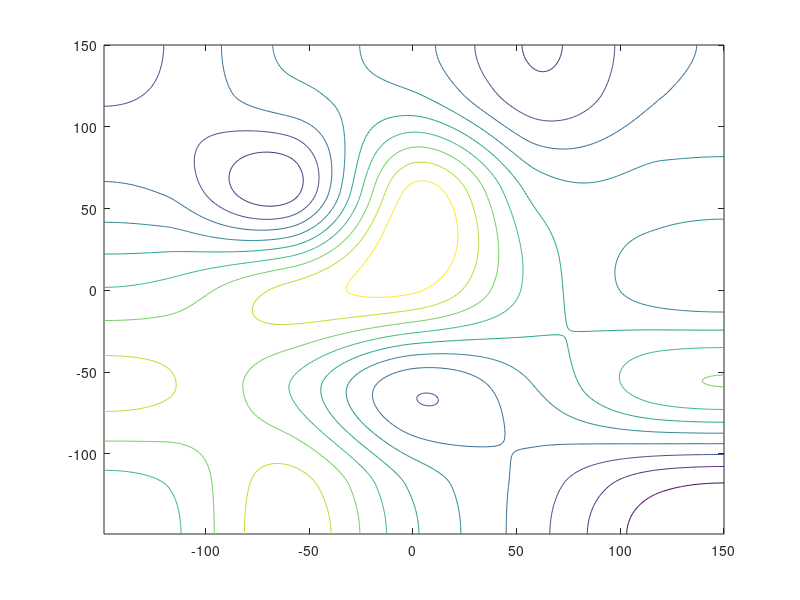

The MATLAB script that drew this image:
global X Y Z
im=rand(5);
im=imresize(im,[300,300]);
[X,Y]=meshgrid(1:300,1:300);
Z=im;
X=X-150;
Y=Y-150;
%imagesc(im);
contour(X,Y,Z);

